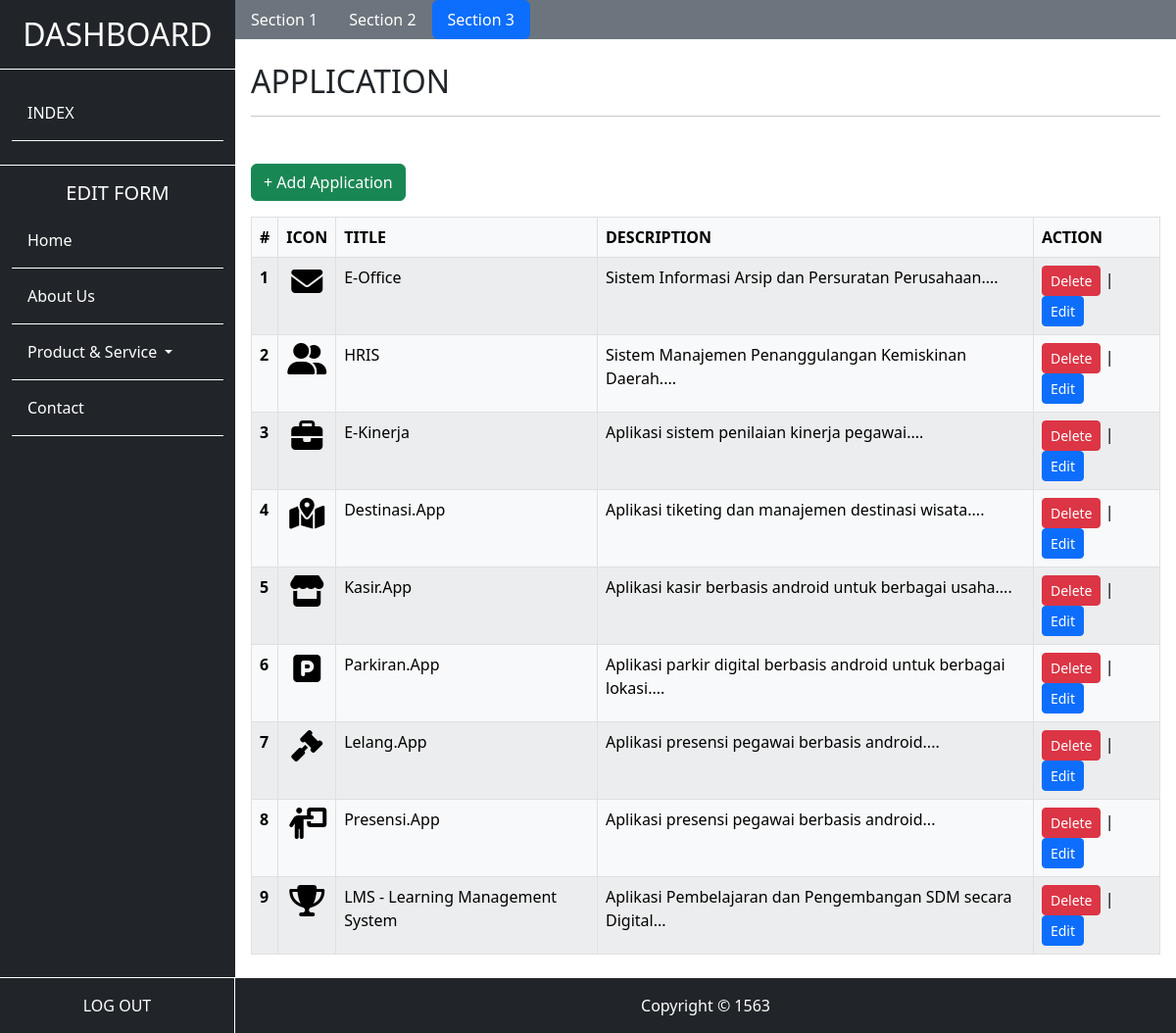
The page /company_profile/admin/business.php?p=section3 (signed in) on the database its author committed.
### tables this page shows
CREATE TABLE `ps_application` (
  `id` int(11) NOT NULL,
  `icon` text NOT NULL,
  `title` varchar(100) NOT NULL,
  `description` text NOT NULL,
  `category` varchar(100) NOT NULL
);

### company_profile/admin/business.php (the view, shortened to what this page needs)
<?php include("inc_header.php");
include '../inc/koneksi.php';
$no = 1;
$data = mysqli_query($koneksi, "SELECT * from h_hero WHERE category = 'business'");
$data2 = mysqli_query($koneksi, "SELECT * from ps_application WHERE category = 'business'");
?>
<main class="content mb-5">
    <ul class="nav nav-pills bg-secondary mb-2" id="myTab" role="tablist">
        <?php $p = @$_GET['p']; ?>
        <li class="nav-item" role="presentation">
            <a class="nav-link text-white <?php echo $p == '' || $p == 'section1' ? 'active' : ''; ?>" href="business.php?p=section1">Section 1</a>
        </li>
        <li class="nav-item" role="presentation">
            <a class="nav-link text-white <?php echo $p == 'section2' ? 'active' : ''; ?>" href="business.php?p=section2">Section 2</a>
        </li>
        <li class="nav-item" role="presentation">
            <a class="nav-link text-white <?php echo $p == 'section3' ? 'active' : ''; ?>" href="business.php?p=section3">Section 3</a>
        </li>
    </ul>
    <div class="tab-content" id="myTabContent">
        <?php if ($p == '' || $p == 'section1') {
            while ($d = mysqli_fetch_array($data)) {
        ?>
                <div class="container-fluid p-3 tab-pane fade show active">
                    <h2>HERO SECTION</h2>
                    <hr class="mb-5">
                    <form class="container" method="post" action="proses/h_hero.php">
                        <input hidden type="text" class="form-control" name="id" value="<?= $d['id']; ?>">
                        <input hidden type="text" class="form-control" name="kategori" value="<?= $d['category']; ?>">
                        <input hidden type="text" class="form-control" name="page" value="<?php
                                                                                            if (isset($_GET['p'])) {
                                                                                                echo '?p=' . $_GET['p'];
                                                                                            } else {
                                                                                                echo '';
                                                                                            }
                                                                                            ?>">
                        <div class="container mb-3">
                            <label for="ijudul" class="form-label">Title</label>
                            <input type="text" class="form-control" id="ijudul" name="judul" value="<?= $d['title']; ?>">
                        </div>
                        <div class="container mb-3">
                            <label for="idesc" class="form-label">Description</label>
                            <textarea class="form-control" id="idesc" rows="6" name="deskripsi"><?= $d['description']; ?></textarea>
                        </div>
                        <button type="submit" name="submit" class="btn btn-primary">Submit</button>
                    </form>
                </div>
            <?php } ?>
        <?php } elseif ($p == 'section3') { ?>
            <div class="container-fluid p-3 tab-pane fade show active">
                <h2>APPLICATION</h2>
                <hr class="mb-5">
                <button type="button" class="btn btn-success mb-3 inputApp" data-bs-toggle="modal" data-bs-target="#exampleModalDefault">
                    + Add Application
                </button>
                <table class="table table-striped table-light table-bordered">
                    <thead>
                        <tr>
                            <th>#</th>
                            <th>ICON</th>
                            <th>TITLE</th>
                            <th>DESCRIPTION</th>
                            <th>ACTION</th>
                        </tr>
                    </thead>
                    <tbody>
                        <?php while ($d2 = mysqli_fetch_array($data2)) { ?>
                            <tr>
                                <th><?= $no++ ?></th>
                                <td class="text-center"><i class="fas fa-2x fa-<?= $d2['icon']; ?>"></i></td>
                                <td><?= $d2['title']; ?></td>
                                <td><?= substr(strip_tags($d2['description']), 0, 70) . '...'; ?></td>
                                <td>
                                    <a id="hapusIni" href="proses/ps_application.php?id=<?= $d2['id']; ?>&h=<?= $d2['category'] ?>&p=<?= $_GET['p'] ?>" type="button" class="btn btn-sm btn-danger">
                                        Delete
                                    </a>
                                    |
                                    <button type="button" class="btn btn-sm btn-primary ubahApp" data-bs-toggle="modal" data-bs-target="#exampleModalDefault" data-id="<?= $d2['id'] ?>">
                                        Edit
                                    </button>
                                </td>
                            </tr>
                        <?php } ?>
                    </tbody>
                </table>
            </div>
        <?php } ?>
</main>
<?php include("inc_footer.php") ?>

### company_profile/css/admin-style.css (style rules this page uses)
.content { margin-left: 20vw; }

### rows shown on the page
ps_application: title "E-Office", description "Sistem Informasi Arsip dan Persuratan Perusahaan."
ps_application: title "HRIS", description "Sistem Manajemen Penanggulangan Kemiskinan Daerah."
ps_application: title "E-Kinerja", description "Aplikasi sistem penilaian kinerja pegawai."
ps_application: title "Destinasi.App", description "Aplikasi tiketing dan manajemen destinasi wisata."
ps_application: title "Kasir.App", description "Aplikasi kasir berbasis android untuk berbagai usaha."
ps_application: title "Parkiran.App", description "Aplikasi parkir digital berbasis android untuk berbagai lokasi."
ps_application: title "Lelang.App", description "Aplikasi presensi pegawai berbasis android."
ps_application: title "Presensi.App", description "Aplikasi presensi pegawai berbasis android"
ps_application: title "LMS - Learning Management System", description "Aplikasi Pembelajaran dan Pengembangan SDM secara Digital"
